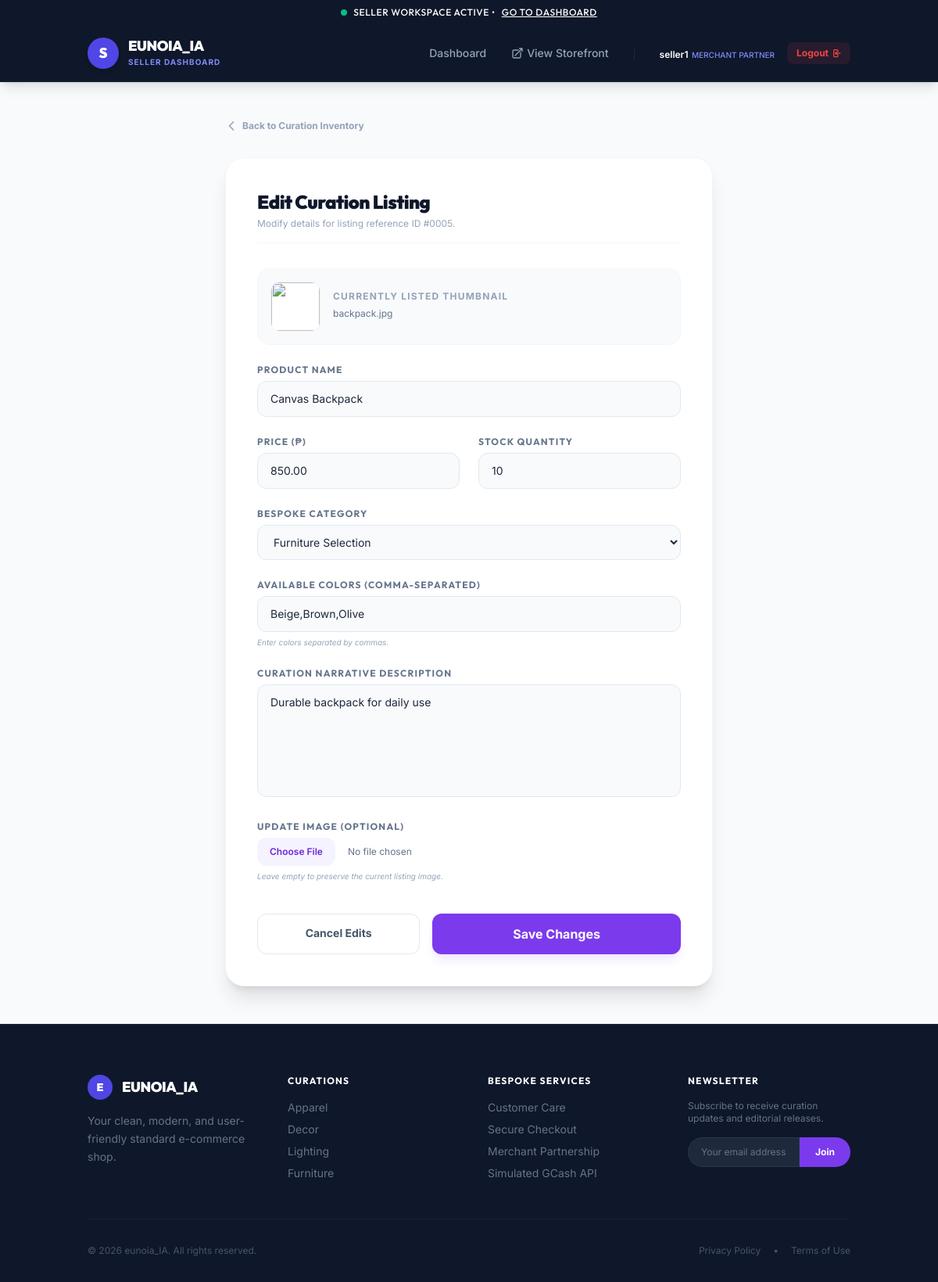
Page /edit-product.php?id=5 (signed in) on the committed database.
### tables this page shows
CREATE TABLE shop_settings (
    id INT PRIMARY KEY,
    shop_name VARCHAR(100),
    shop_description TEXT,
    shop_phone VARCHAR(20),
    shop_email VARCHAR(100),
    shop_logo VARCHAR(255)
);

CREATE TABLE products (
    id INT AUTO_INCREMENT PRIMARY KEY,
    name VARCHAR(100) NOT NULL,
    description TEXT,
    price DECIMAL(10,2) NOT NULL,
    image VARCHAR(255),
    stock INT DEFAULT 0,
    category VARCHAR(50) DEFAULT 'General',
     
    available_colors VARCHAR(255) DEFAULT '',
    seller_id INT,
    FOREIGN KEY (seller_id) REFERENCES users(id)
);

### edit-product.php (the view, shortened to what the rows shown need)
<?php
include 'config.php';
include 'header.php';
$id = $_GET['id'];
$seller_id = $_SESSION['user_id'];
$stmt = $conn->prepare("SELECT * FROM products WHERE id = ? AND seller_id = ?");
$stmt->bind_param("ii", $id, $seller_id);
$stmt->execute();
$product = $stmt->get_result()->fetch_assoc();
?>
<div class="container mx-auto px-6 py-12 max-w-2xl">
    <div class="bg-white border border-slate-100 shadow-xl rounded-3xl p-8 md:p-10 relative">
        <div class="mb-8 border-b border-slate-100 pb-4">
            <h1 class="text-2xl font-heading font-black text-secondary-900 tracking-tight">Edit Curation Listing</h1>
        </div>
        <form method="POST" enctype="multipart/form-data" class="space-y-6">
            <div class="flex items-center gap-4 bg-slate-50 p-4 rounded-2xl border border-slate-100/50">
                <div>
                    <h5 class="text-xs font-bold text-slate-400 uppercase tracking-widest leading-none">Currently listed thumbnail</h5>
                    <p class="text-xs text-slate-500 mt-1.5 leading-relaxed"><?php echo htmlspecialchars($product['image'] ?: 'Default fallback Unsplash image active.'); ?></p>
                </div>
            </div>
            <div class="space-y-1.5">
                <label class="text-xs font-bold font-heading text-slate-500 uppercase tracking-widest block">Product Name</label>
                <input type="text" name="name" value="<?php echo htmlspecialchars($product['name']); ?>" required
                       class="w-full px-4 py-3 bg-slate-50 border border-slate-200 rounded-xl text-sm focus:outline-none focus:ring-2 focus:ring-primary-600 focus:bg-white transition-all">
            </div>
            <div class="grid grid-cols-1 md:grid-cols-2 gap-6">
                <div class="space-y-1.5">
                    <label class="text-xs font-bold font-heading text-slate-500 uppercase tracking-widest block">Price (₱)</label>
                    <input type="number" step="0.01" name="price" value="<?php echo $product['price']; ?>" required
                           class="w-full px-4 py-3 bg-slate-50 border border-slate-200 rounded-xl text-sm focus:outline-none focus:ring-2 focus:ring-primary-600 focus:bg-white transition-all">
                </div>
                <div class="space-y-1.5">
                    <label class="text-xs font-bold font-heading text-slate-500 uppercase tracking-widest block">Stock Quantity</label>
                    <input type="number" name="stock" value="<?php echo $product['stock']; ?>" required
                           class="w-full px-4 py-3 bg-slate-50 border border-slate-200 rounded-xl text-sm focus:outline-none focus:ring-2 focus:ring-primary-600 focus:bg-white transition-all">
                </div>
            </div>
            <div class="space-y-1.5">
                <label class="text-xs font-bold font-heading text-slate-500 uppercase tracking-widest block">Available Colors (comma-separated)</label>
                <input type="text" name="available_colors" value="<?php echo htmlspecialchars($product['available_colors'] ?? ''); ?>"
                       placeholder="e.g. Red,Blue,Black"
                       class="w-full px-4 py-3 bg-slate-50 border border-slate-200 rounded-xl text-sm focus:outline-none focus:ring-2 focus:ring-primary-600 focus:bg-white transition-all">
                <p class="text-[10px] text-slate-400 italic">Enter colors separated by commas.</p>
            </div>
            <div class="space-y-1.5">
                <label class="text-xs font-bold font-heading text-slate-500 uppercase tracking-widest block">Curation Narrative Description</label>
                <textarea name="description" required
                          class="w-full px-4 py-3 bg-slate-50 border border-slate-200 rounded-xl text-sm focus:outline-none focus:ring-2 focus:ring-primary-600 focus:bg-white transition-all h-36 resize-none"><?php echo htmlspecialchars($product['description']); ?></textarea>
            </div>
        </form>
    </div>
</div>
<?php include 'footer.php'; ?>

### header.php (shortened to what the rows shown need)
<?php
$current_page = basename($_SERVER['PHP_SELF']);
$is_auth_page = ($current_page === 'login.php' || $current_page === 'register.php');
$is_seller_page = ($current_page === 'seller_dashboard.php' || $current_page === 'edit-product.php');
?>
<!DOCTYPE html>
<html lang="en" class="h-full">
<head>
    <script src="https://cdn.tailwindcss.com"></script>
</head>
<body class="bg-secondary-50 flex flex-col min-h-screen text-secondary-800">
    <?php
    $shop_logo_path = '';
    ?>
    <?php if ($is_auth_page): ?>
        <header class="bg-white/80 backdrop-blur-md border-b border-slate-100 sticky top-0 z-50">
            <div class="container mx-auto px-6 py-4 flex justify-between items-center">
                <a href="index.php" class="flex items-center gap-3 group">
                    <?php if ($shop_logo_path): ?>
                        <img src="<?php echo $shop_logo_path; ?>" alt="<?php echo htmlspecialchars($shop_settings['shop_name']); ?>" class="h-10 w-10 rounded-full object-cover shadow-md group-hover:scale-105 transition-transform duration-300">
                    <?php else: ?>
                        <div class="h-10 w-10 rounded-full bg-gradient-to-tr from-primary-600 to-indigo-600 flex items-center justify-center text-white font-heading font-black text-lg shadow-md shadow-primary-200 group-hover:scale-105 transition-transform duration-300">
                            <?php echo strtoupper(substr($shop_settings['shop_name'] ?? 'E', 0, 1)); ?>
                        </div>
                    <?php endif; ?>
                    <span class="text-xl font-heading font-black tracking-tight text-secondary-900 group-hover:text-primary-600 transition-colors uppercase">
                        <?php echo htmlspecialchars($shop_settings['shop_name'] ?? 'eunoia_IA'); ?>
                    </span>
                </a>
                <a href="index.php" class="flex items-center gap-1.5 text-sm font-medium text-slate-500 hover:text-primary-600 transition-colors">
                    <svg xmlns="http://www.w3.org/2000/svg" fill="none" viewBox="0 0 24 24" stroke-width="2" stroke="currentColor" class="w-4 h-4">
                        <path stroke-linecap="round" stroke-linejoin="round" d="M15.75 19.5L8.25 12l7.5-7.5" />
                    </svg>
                    Back to Store
                </a>
            </div>
        </header>
    <?php elseif ($is_seller_page): ?>
        <header class="bg-slate-900 text-white sticky top-0 z-50 shadow-lg border-b border-slate-800">
            <div class="container mx-auto px-6 py-4 flex justify-between items-center">
                <a href="seller_dashboard.php" class="flex items-center gap-3 group">
                    <?php if ($shop_logo_path): ?>
                        <img src="<?php echo $shop_logo_path; ?>" alt="<?php echo htmlspecialchars($shop_settings['shop_name']); ?>" class="h-10 w-10 rounded-full object-cover shadow-md">
                    <?php else: ?>
                        <div class="h-10 w-10 rounded-full bg-indigo-600 flex items-center justify-center text-white font-heading font-black text-lg shadow-md group-hover:bg-indigo-500 transition-colors">
                            S
                        </div>
                    <?php endif; ?>
                    <div class="flex flex-col">
                        <span class="text-lg font-heading font-black tracking-tight leading-none text-white uppercase"><?php echo htmlspecialchars($shop_settings['shop_name'] ?? 'eunoia_IA'); ?></span>
                        <span class="text-[10px] uppercase font-bold tracking-widest text-indigo-400 mt-1">Seller Dashboard</span>
                    </div>
                </a>
                <nav class="flex items-center gap-8">
                    <a href="seller_dashboard.php" class="text-sm font-medium <?php echo $current_page === 'seller_dashboard.php' ? 'text-indigo-400 font-bold' : 'text-slate-400 hover:text-white'; ?> transition-colors">Dashboard</a>
                    <a href="index.php" class="text-sm font-medium text-slate-400 hover:text-white transition-colors flex items-center gap-1">
                        <svg xmlns="http://www.w3.org/2000/svg" fill="none" viewBox="0 0 24 24" stroke-width="2" stroke="currentColor" class="w-4 h-4">
                            <path stroke-linecap="round" stroke-linejoin="round" d="M13.5 6H5.25A2.25 2.25 0 003 8.25v10.5A2.25 2.25 0 005.25 21h10.5A2.25 2.25 0 0018 18.75V10.5m-10.5 6L21 3m0 0h-5.25M21 3v5.25" />
                        </svg>
                        View Storefront
                    </a>
                    <div class="flex items-center gap-4">
                        <div class="flex flex-col text-right hidden sm:block">
                            <span class="text-xs font-semibold text-white leading-none"><?php echo htmlspecialchars($_SESSION['username']); ?></span>
                            <span class="text-[10px] text-indigo-400 font-medium uppercase mt-0.5">Merchant Partner</span>
                        </div>
                        <a href="logout.php" class="flex items-center gap-1 bg-red-500/10 hover:bg-red-500 text-red-500 hover:text-white px-3 py-1.5 rounded-lg text-xs font-bold transition-all">
                            Logout
                        </a>
                    </div>
                </nav>
            </div>
        </header>
    <?php endif; ?>
    <main class="flex-grow">

### footer.php (shortened to what the rows shown need)
    </main>
    <footer class="bg-secondary-900 text-slate-400 pt-16 pb-8 border-t border-slate-800">
        <div class="container mx-auto px-6">
            <div class="grid grid-cols-1 md:grid-cols-4 gap-12 mb-12">
                <div class="space-y-4">
                    <div class="flex items-center gap-3">
                        <?php
                        $shop_logo_path = '';
                        if ($shop_logo_path): ?>
                            <img src="<?php echo $shop_logo_path; ?>" alt="<?php echo htmlspecialchars($shop_settings['shop_name']); ?>" class="h-8 max-w-[120px] object-contain">
                        <?php else: ?>
                            <div class="h-8 w-8 rounded-full bg-indigo-600 flex items-center justify-center text-white font-heading font-black text-sm">
                                <?php echo strtoupper(substr($shop_settings['shop_name'] ?? 'E', 0, 1)); ?>
                            </div>
                            <span class="text-lg font-heading font-black tracking-tight text-white uppercase"><?php echo htmlspecialchars($shop_settings['shop_name'] ?? 'eunoia_IA'); ?></span>
                        <?php endif; ?>
                    </div>
                    <p class="text-sm text-slate-500 leading-relaxed">
                        <?php echo htmlspecialchars($shop_settings['shop_description'] ?? 'Your clean, modern, and user-friendly standard e-commerce shop.'); ?>
                    </p>
                </div>
            </div>
            <div class="border-t border-slate-800/60 pt-8 flex flex-col sm:flex-row justify-between items-center gap-4">
                <p class="text-xs text-slate-600">
                    &copy; <?php echo date("Y"); ?> <?php echo htmlspecialchars($shop_settings['shop_name'] ?? 'eunoia_IA'); ?>. All rights reserved.
                </p>
                <div class="flex gap-4 text-xs text-slate-600">
                    <a href="#" class="hover:text-slate-400">Privacy Policy</a>
                    <span>&bull;</span>
                    <a href="#" class="hover:text-slate-400">Terms of Use</a>
                </div>
            </div>
        </div>
    </footer>
</body>
</html>

### rows in the picture
shop_settings: shop_name "EUNOIA_IA", shop_name "E", shop_description "Your clean, modern, and user-friendly standard e-commerce shop.", shop_name "eunoia_IA"
products: image "backpack.jpg", name "Canvas Backpack", price "850.00", stock "10", available_colors "Beige,Brown,Olive", description "Durable backpack for daily use"

### other values in the picture
$_SESSION['username'] "seller1"
str_pad($id, 4, '0', STR_PAD_LEFT) "0005"
